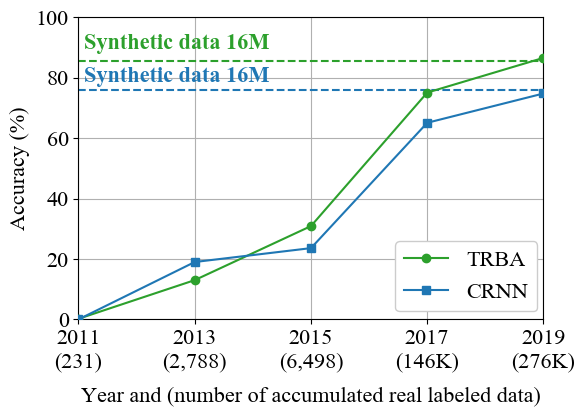
#> input picture teaser.png, 585 x 416 px
$ python -i transform.py   (imports and definitions only)   (older library calls are emulated)
#> lines starting #> are read from the running program, lines starting #| are printed output that depends on the picture
#> further down, picture is the input picture: shape (416, 585, 3); mean B, G, R 243.2, 243.9, 241.2
import math
import numbers
import random

import cv2
import numpy as np
from PIL import Image
from torchvision import transforms
from torchvision.transforms import Compose


def sample_asym(magnitude, size=None):
    return np.random.beta(1, 4, size) * magnitude


def sample_sym(magnitude, size=None):
    return (np.random.beta(4, 4, size=size) - 0.5) * 2 * magnitude


def sample_uniform(low, high, size=None):
    return np.random.uniform(low, high, size=size)


def get_interpolation(type='random'):
    if type == 'random':
        choice = [cv2.INTER_NEAREST, cv2.INTER_LINEAR, cv2.INTER_CUBIC, cv2.INTER_AREA]
        interpolation = choice[random.randint(0, len(choice) - 1)]
    elif type == 'nearest':
        interpolation = cv2.INTER_NEAREST
    elif type == 'linear':
        interpolation = cv2.INTER_LINEAR
    elif type == 'cubic':
        interpolation = cv2.INTER_CUBIC
    elif type == 'area':
        interpolation = cv2.INTER_AREA
    else:
        raise TypeError('Interpolation types only nearest, linear, cubic, area are supported!')
    return interpolation


class CVRandomRotation(object):
    # [4 lines left out: function __init__, not called in this run]

    @staticmethod
    def get_params(degrees):
        return sample_sym(degrees)

    # [12 lines left out: function __call__, not called in this run]


class CVRandomAffine(object):
    # [127 lines left out: functions __init__, _get_inverse_affine_matrix, get_params, __call__, not called in this run]


class CVRandomPerspective(object):
    def __init__(self, distortion=0.5):
        self.distortion = distortion

    # [28 lines left out: functions get_params, __call__, not called in this run]


class CVRescale(object):

    def __init__(self, factor=4, base_size=(128, 512)):
        """ Define image scales using gaussian pyramid and rescale image to target scale.

        Args:
            factor: the decayed factor from base size, factor=4 keeps target scale by default.
            base_size: base size the build the bottom layer of pyramid
        """
        if isinstance(factor, numbers.Number):
            self.factor = round(sample_uniform(0, factor))
        elif isinstance(factor, (tuple, list)) and len(factor) == 2:
            self.factor = round(sample_uniform(factor[0], factor[1]))
        else:
            raise Exception('factor must be number or list with length 2')
        # assert factor is valid
        self.base_h, self.base_w = base_size[:2]

    def __call__(self, img):
        if self.factor == 0: return img
        src_h, src_w = img.shape[:2]
#> src_h = 416; src_w = 585
        cur_w, cur_h = self.base_w, self.base_h
        scale_img = cv2.resize(img, (cur_w, cur_h), interpolation=get_interpolation())
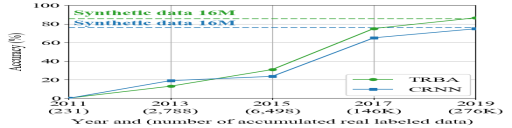
#> scale_img: shape (128, 512, 3); mean B, G, R 243.2, 243.9, 241.2
        for _ in range(self.factor):
            scale_img = cv2.pyrDown(scale_img)
#> this loop made 2 passes
#> pass 1, in __call__, `scale_img = cv2.pyrDown(scale_img)`:
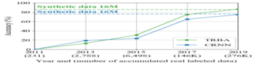
#> scale_img: shape (64, 256, 3); mean B, G, R 243.2, 243.9, 241.2
#> pass 2, in __call__, `scale_img = cv2.pyrDown(scale_img)`:
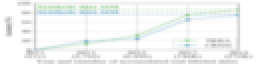
#> scale_img: shape (32, 128, 3) (shown 2 times larger); mean B, G, R 243.2, 243.8, 241.2
        scale_img = cv2.resize(scale_img, (src_w, src_h), interpolation=get_interpolation())
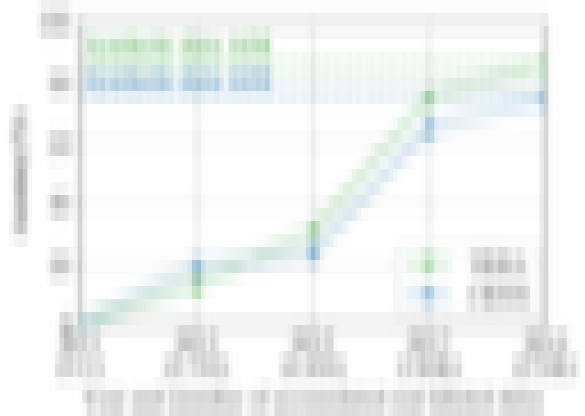
#> scale_img: shape (416, 585, 3); mean B, G, R 243.2, 243.9, 241.2
        return scale_img


class CVGaussianNoise(object):
    # [13 lines left out: functions __init__, __call__, not called in this run]


class CVMotionBlur(object):
    # [18 lines left out: functions __init__, __call__, not called in this run]


class CVGeometry(object):
    # [17 lines left out: functions __init__, __call__, not called in this run]


class CVDeterioration(object):
    # [20 lines left out: functions __init__, __call__, not called in this run]


class CVColorJitter(object):
    # [10 lines left out: functions __init__, __call__, not called in this run]

>>> import cv2
>>> picture = cv2.imread('../teaser.png')
>>> result = CVRescale()(picture)
